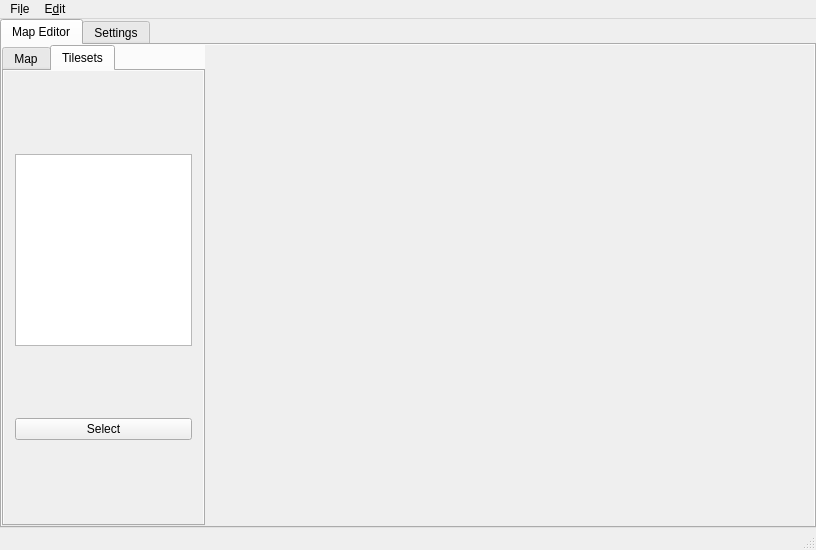
<?xml version="1.0" encoding="UTF-8"?>
<ui version="4.0">
 <class>MainWindow</class>
 <widget class="QMainWindow" name="MainWindow">
  <property name="geometry">
   <rect>
    <x>0</x>
    <y>0</y>
    <width>816</width>
    <height>550</height>
   </rect>
  </property>
  <property name="windowTitle">
   <string>MainWindow</string>
  </property>
  <widget class="QWidget" name="centralWidget">
   <property name="sizePolicy">
    <sizepolicy hsizetype="Expanding" vsizetype="Expanding">
     <horstretch>0</horstretch>
     <verstretch>0</verstretch>
    </sizepolicy>
   </property>
   <layout class="QVBoxLayout" name="verticalLayout_2">
    <property name="leftMargin">
     <number>0</number>
    </property>
    <property name="topMargin">
     <number>0</number>
    </property>
    <property name="rightMargin">
     <number>0</number>
    </property>
    <property name="bottomMargin">
     <number>0</number>
    </property>
    <item>
     <widget class="QTabWidget" name="tabWidget">
      <property name="tabPosition">
       <enum>QTabWidget::North</enum>
      </property>
      <property name="tabShape">
       <enum>QTabWidget::Rounded</enum>
      </property>
      <property name="currentIndex">
       <number>0</number>
      </property>
      <property name="tabsClosable">
       <bool>false</bool>
      </property>
      <property name="movable">
       <bool>false</bool>
      </property>
      <widget class="QWidget" name="tab">
       <attribute name="title">
        <string>Map Editor</string>
       </attribute>
       <layout class="QGridLayout" name="gridLayout_2">
        <property name="leftMargin">
         <number>0</number>
        </property>
        <property name="topMargin">
         <number>0</number>
        </property>
        <property name="rightMargin">
         <number>0</number>
        </property>
        <property name="bottomMargin">
         <number>0</number>
        </property>
        <property name="spacing">
         <number>0</number>
        </property>
        <item row="0" column="0">
         <widget class="QTabWidget" name="tabWidget_2">
          <property name="sizePolicy">
           <sizepolicy hsizetype="Preferred" vsizetype="Expanding">
            <horstretch>1</horstretch>
            <verstretch>0</verstretch>
           </sizepolicy>
          </property>
          <property name="currentIndex">
           <number>1</number>
          </property>
          <widget class="QWidget" name="tab_3">
           <attribute name="title">
            <string>Map</string>
           </attribute>
           <layout class="QVBoxLayout" name="verticalLayout">
            <property name="spacing">
             <number>0</number>
            </property>
            <property name="leftMargin">
             <number>6</number>
            </property>
            <property name="topMargin">
             <number>6</number>
            </property>
            <property name="rightMargin">
             <number>6</number>
            </property>
            <property name="bottomMargin">
             <number>6</number>
            </property>
           </layout>
          </widget>
          <widget class="QWidget" name="tab_4">
           <attribute name="title">
            <string>Tilesets</string>
           </attribute>
           <layout class="QGridLayout" name="gridLayout_3">
            <property name="leftMargin">
             <number>0</number>
            </property>
            <property name="topMargin">
             <number>0</number>
            </property>
            <property name="rightMargin">
             <number>0</number>
            </property>
            <property name="bottomMargin">
             <number>0</number>
            </property>
            <property name="spacing">
             <number>0</number>
            </property>
            <item row="0" column="0">
             <widget class="QScrollArea" name="scrollArea_2">
              <property name="frameShape">
               <enum>QFrame::NoFrame</enum>
              </property>
              <property name="frameShadow">
               <enum>QFrame::Plain</enum>
              </property>
              <property name="widgetResizable">
               <bool>true</bool>
              </property>
              <property name="alignment">
               <set>Qt::AlignLeading|Qt::AlignLeft|Qt::AlignTop</set>
              </property>
              <widget class="QWidget" name="scrollAreaWidgetContents_2">
               <property name="geometry">
                <rect>
                 <x>0</x>
                 <y>0</y>
                 <width>194</width>
                 <height>423</height>
                </rect>
               </property>
               <layout class="QVBoxLayout" name="verticalLayout_3">
                <property name="spacing">
                 <number>0</number>
                </property>
                <item>
                 <widget class="QListView" name="listView">
                  <property name="sizePolicy">
                   <sizepolicy hsizetype="Expanding" vsizetype="Fixed">
                    <horstretch>0</horstretch>
                    <verstretch>0</verstretch>
                   </sizepolicy>
                  </property>
                  <property name="layoutMode">
                   <enum>QListView::SinglePass</enum>
                  </property>
                 </widget>
                </item>
                <item>
                 <widget class="QPushButton" name="pushButton">
                  <property name="text">
                   <string>Select</string>
                  </property>
                 </widget>
                </item>
               </layout>
              </widget>
             </widget>
            </item>
           </layout>
          </widget>
         </widget>
        </item>
        <item row="0" column="1">
         <widget class="QScrollArea" name="scrollArea">
          <property name="sizePolicy">
           <sizepolicy hsizetype="Expanding" vsizetype="Expanding">
            <horstretch>3</horstretch>
            <verstretch>0</verstretch>
           </sizepolicy>
          </property>
          <property name="frameShape">
           <enum>QFrame::NoFrame</enum>
          </property>
          <property name="widgetResizable">
           <bool>true</bool>
          </property>
          <widget class="QWidget" name="scrollAreaWidgetContents">
           <property name="geometry">
            <rect>
             <x>0</x>
             <y>0</y>
             <width>606</width>
             <height>458</height>
            </rect>
           </property>
          </widget>
         </widget>
        </item>
       </layout>
      </widget>
      <widget class="QWidget" name="tab_2">
       <attribute name="title">
        <string>Settings</string>
       </attribute>
      </widget>
     </widget>
    </item>
   </layout>
  </widget>
  <widget class="QMenuBar" name="menuBar">
   <property name="geometry">
    <rect>
     <x>0</x>
     <y>0</y>
     <width>816</width>
     <height>32</height>
    </rect>
   </property>
   <property name="sizePolicy">
    <sizepolicy hsizetype="MinimumExpanding" vsizetype="Minimum">
     <horstretch>0</horstretch>
     <verstretch>0</verstretch>
    </sizepolicy>
   </property>
   <widget class="QMenu" name="menuFile">
    <property name="title">
     <string>Fi&amp;le</string>
    </property>
    <addaction name="actionOpen"/>
    <addaction name="separator"/>
    <addaction name="actionSave"/>
    <addaction name="actionSave_As"/>
    <addaction name="separator"/>
    <addaction name="actionExit"/>
   </widget>
   <widget class="QMenu" name="menuEdit">
    <property name="title">
     <string>E&amp;dit</string>
    </property>
    <addaction name="actionPreferences"/>
   </widget>
   <addaction name="menuFile"/>
   <addaction name="menuEdit"/>
  </widget>
  <widget class="QStatusBar" name="statusBar"/>
  <action name="actionOpen">
   <property name="text">
    <string>&amp;Open...</string>
   </property>
  </action>
  <action name="actionSave">
   <property name="text">
    <string>&amp;Save</string>
   </property>
  </action>
  <action name="actionSave_As">
   <property name="text">
    <string>Sa&amp;ve As</string>
   </property>
  </action>
  <action name="actionExit">
   <property name="text">
    <string>&amp;Exit</string>
   </property>
  </action>
  <action name="actionPreferences">
   <property name="text">
    <string>&amp;Preferences</string>
   </property>
  </action>
 </widget>
 <layoutdefault spacing="6" margin="11"/>
 <resources/>
 <connections>
  <connection>
   <sender>actionExit</sender>
   <signal>triggered()</signal>
   <receiver>MainWindow</receiver>
   <slot>close()</slot>
   <hints>
    <hint type="sourcelabel">
     <x>-1</x>
     <y>-1</y>
    </hint>
    <hint type="destinationlabel">
     <x>407</x>
     <y>274</y>
    </hint>
   </hints>
  </connection>
 </connections>
</ui>
